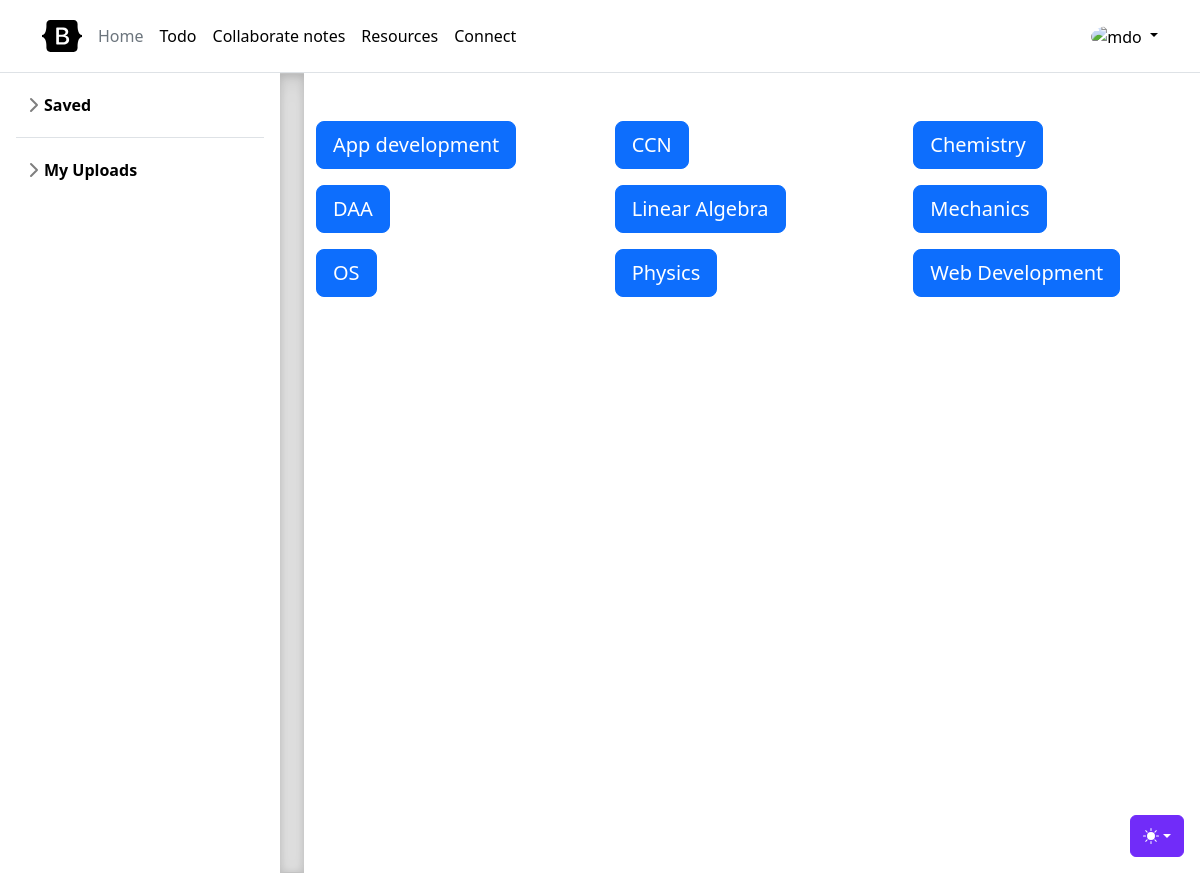
The app's page /resources/, older data.
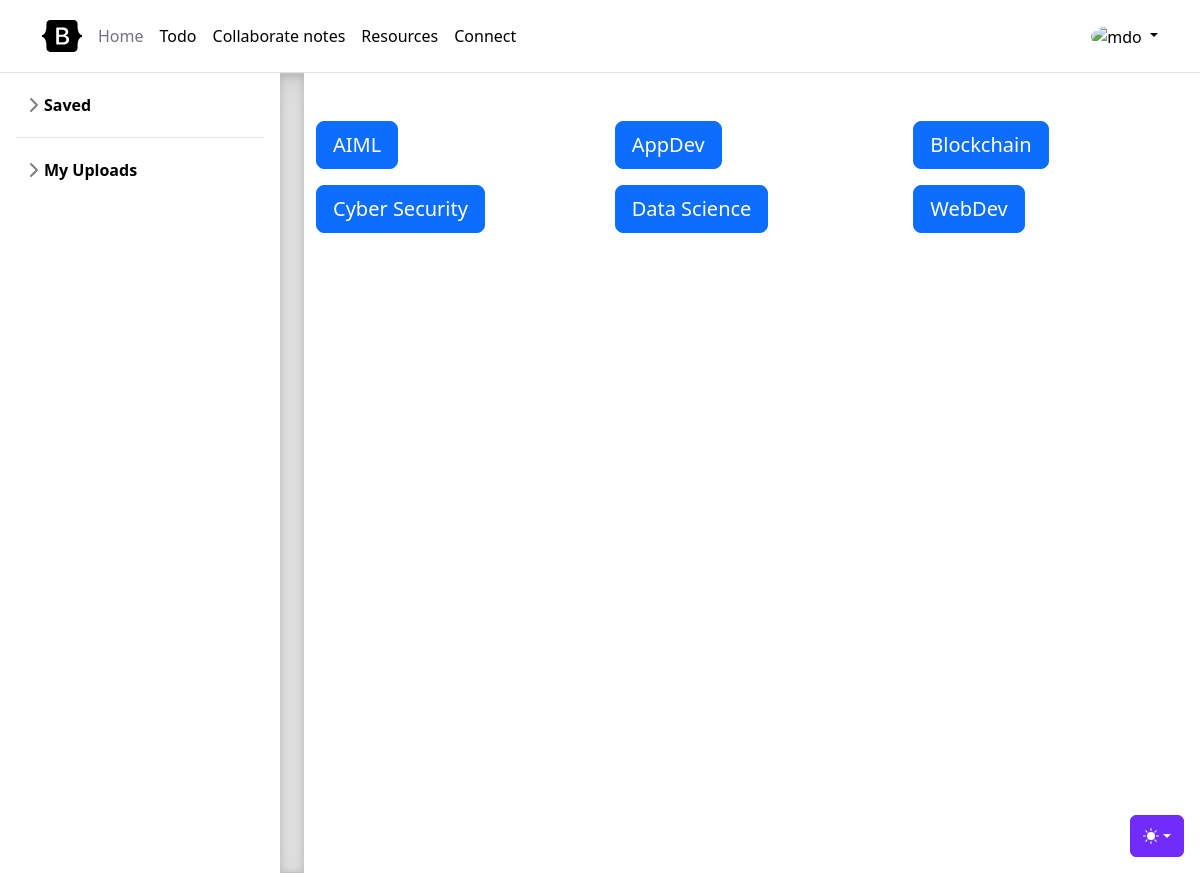
The same page, newer data.
### resources/models.py (models this page shows, shortened)
class Domain(models.Model):
    uuid = models.UUIDField(default=uuid.uuid4, unique=True)
    name = models.CharField(max_length=100)

### resources/views.py (the view)
# urls.py: path('',views.index,name="index"),
def index(request):
    domains = Domain.objects.all().order_by('name')
    return render(request, 'resources/resources.html', {'domains': domains})

### frontend/templates/resources/resources.html (shortened to what this page needs)
{% extends "base/base2.html" %}
{% block dir %}
<div class="container">
  <div class="p-4"></div>
  <div class="row">
    {% for domain in domains %}
      <div class="col-md-4">
        <a href="/button2" class="btn btn-primary btn-lg btn-block mb-3" onclick="appendTitle(this)">{{ domain.name }}</a>
      </div>
    {% endfor %}
  </div>
</div>
{% endblock %}

### frontend/templates/base/base2.html (shortened to what this page needs)
{% extends "base/base.html" %}
{% load static %}
{% block head %}
    <link rel="stylesheet" href="https://cdn.jsdelivr.net/npm/@docsearch/css@3">
    <link href="{% static "dist/css/bootstrap.min.css"%}" rel="stylesheet">
    <link href="{% static "css/sidebars.css"%}" rel="stylesheet">
    {% endblock %}
  {% block content %}
    <div class="dropdown position-fixed bottom-0 end-0 mb-3 me-3 bd-mode-toggle">
      <button class="btn btn-bd-primary py-2 dropdown-toggle d-flex align-items-center"
              id="bd-theme"
              type="button"
              aria-expanded="false"
              data-bs-toggle="dropdown"
              aria-label="Toggle theme (auto)">
        <svg class="bi my-1 theme-icon-active" width="1em" height="1em"><use href="#circle-half"></use></svg>
      </button>
    </div>
<main class="d-flex flex-nowrap">
<div>
  <div class="flex-shrink-0 p-3" style="width: 280px;">
    <ul class="list-unstyled ps-0">
      <li class="mb-1">
        <button class="btn btn-toggle d-inline-flex align-items-center rounded border-0 " data-bs-toggle="collapse" data-bs-target="#home-collapse" aria-expanded="false">
          Saved
        </button>
      </li>
      <li class="border-top my-3"></li>
      <li class="mb-1">
        <button class="btn btn-toggle d-inline-flex align-items-center rounded border-0 " data-bs-toggle="collapse" data-bs-target="#account-collapse" aria-expanded="false">
          My Uploads
        </button>
      </li>
    </ul>
  </div>
</div>
<div class="b-example-divider b-example-vr"></div>
{% block dir %}
{% endblock %}
</main>
    {% endblock %}

### frontend/templates/base/base.html (shortened to what this page needs)
{% load static %}
<!DOCTYPE html>
<html lang="en">
<head>
  <link href="{% static "dist/css/bootstrap.min.css"%}" rel="stylesheet">
  {% block head %}
  {% endblock %}
</head>
<body>
  <header class="p-3  border-bottom">
    <div class="container">
      <div class="d-flex flex-wrap align-items-center justify-content-center justify-content-lg-start">
        <a href="/" class="d-flex align-items-center mb-2 mb-lg-0 link-body-emphasis text-decoration-none">
          <svg class="bi me-2" width="40" height="32" role="img" aria-label="Bootstrap"><use xlink:href="#bootstrap"></use></svg>
        </a>
        <ul class="nav col-12 col-lg-auto me-lg-auto mb-2 justify-content-center mb-md-0">
          <li><a href="#" class="nav-link px-2 link-secondary">Home</a></li>
          <li><a href="{% url "todolist:index" %}" class="nav-link px-2 link-body-emphasis">Todo</a></li>
          <li><a href="{% url 'notes:note_list' %}" class="nav-link px-2 link-body-emphasis">Collaborate notes</a>
          </li>
          <li><a href="{% url 'resources:index' %}" class="nav-link px-2 link-body-emphasis">Resources</a></li>
          <li><a href="{% url 'connections:connect' %}" class="nav-link px-2 link-body-emphasis">Connect</a></li>
        </ul>
        <div class="dropdown text-end">
          <a href="#" class="d-block link-body-emphasis text-decoration-none dropdown-toggle" data-bs-toggle="dropdown" aria-expanded="false">
            <img src="{% static 'media/user.jpg' %}" alt="mdo" width="32" height="32" class="rounded-circle">
          </a>
        </div>
      </div>
    </div>
  </header>
  <div>
    {% block content %}
    {% endblock %}
  </div>
</body>
</html>

### assets/css/sidebars.css (style rules this page uses)
body { min-height: 100vh; min-height: -webkit-fill-available; }
html { height: -webkit-fill-available; }
main { height: 100vh; height: -webkit-fill-available; max-height: 100vh; overflow-x: auto; overflow-y: hidden; }
.dropdown-toggle { outline: 0; }
.btn-toggle { padding: .25rem .5rem; font-weight: 600; color: var(--bs-emphasis-color); background-color: transparent; }
.btn-toggle::before { width: 1.25em; line-height: 0; transition: transform .35s ease; transform-origin: .5em 50%; }

### frontend/templates/base/base2.html (style rules this page uses)
.b-example-divider { width: 100%; height: 3rem; background-color: rgba(0, 0, 0, .1); border: solid rgba(0, 0, 0, .15); border-width: 1px 0; box-shadow: inset 0 .5em 1.5em rgba(0, 0, 0, .1), inset 0 .125em .5em rgba(0, 0, 0, .15); }
.b-example-vr { flex-shrink: 0; width: 1.5rem; height: 100vh; }
.bi { vertical-align: -.125em; fill: currentColor; }
.btn-bd-primary { --bd-violet-bg: #712cf9; --bd-violet-rgb: 112.520718, 44.062154, 249.437846; --bs-btn-font-weight: 600; --bs-btn-color: var(--bs-white); --bs-btn-bg: var(--bd-violet-bg); --bs-btn-border-color: var(--bd-violet-bg); --bs-btn-hover-color: var(--bs-white); --bs-btn-hover-bg: #6528e0; --bs-btn-hover-border-color: #6528e0; --bs-btn-focus-shadow-rgb: var(--bd-violet-rgb); --bs-btn-active-color: var(--bs-btn-hover-color); --bs-btn-active-bg: #5a23c8; --bs-btn-active-border-color: #5a23c8; }
.bd-mode-toggle { z-index: 1500; }

Row changes from the older to the newer data that the page shows:
removed Domain: name "App development"
removed Domain: name "CCN"
removed Domain: name "Chemistry"
removed Domain: name "DAA"
removed Domain: name "Linear Algebra"
removed Domain: name "Mechanics"
removed Domain: name "OS"
removed Domain: name "Physics"
removed Domain: name "Web Development"
added Domain: name "AIML"
added Domain: name "AppDev"
added Domain: name "Blockchain"
added Domain: name "Cyber Security"
added Domain: name "Data Science"
added Domain: name "WebDev"
